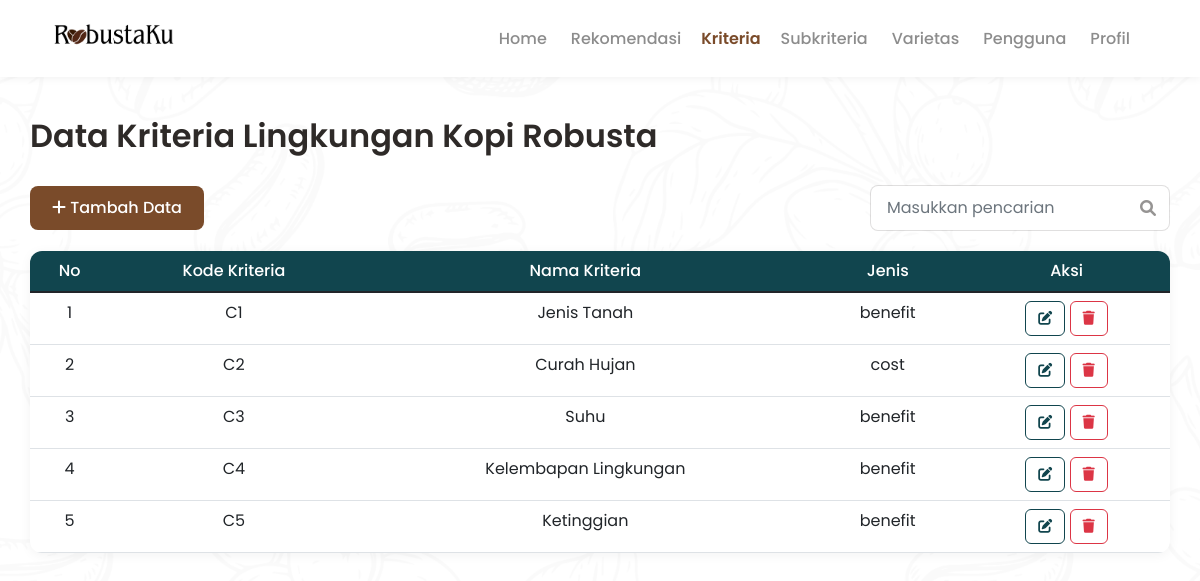
Page /kriteria.php (signed in) on the committed database.
### tables this page shows
CREATE TABLE `kriteria` (
  `id_kriteria` int(11) NOT NULL,
  `kode_kriteria` varchar(20) NOT NULL,
  `nama_kriteria` varchar(50) NOT NULL,
  `jenis_kriteria` set('benefit','cost') NOT NULL
);

### kriteria.php (the view, shortened to what this page needs)
<?php
include "koneksi.php";
$query = mysqli_query($koneksi, "SELECT * FROM kriteria ORDER BY id_kriteria ASC");
?>
<!DOCTYPE html>
<html lang="id">
<head>
    <link href="https://cdn.jsdelivr.net/npm/bootstrap@5.1.3/dist/css/bootstrap.min.css" rel="stylesheet">
    <link rel="stylesheet" href="https://cdnjs.cloudflare.com/ajax/libs/font-awesome/6.0.0/css/all.min.css">
</head>
<body>
    <nav class="navbar navbar-expand-lg navbar-custom">
        <div class="container">
            <div class="brand-wrap">
                <a href="homepage.php"><img src="assets/img/logo.png" alt="RobustaKu Logo"></a>
            </div>
            <div class="collapse navbar-collapse justify-content-end" id="navMenu">
                <ul class="navbar-nav align-items-center me-3">
                    <li class="nav-item"><a class="nav-link unactive" href="homepage.php">Home</a></li>
                    <li class="nav-item"><a class="nav-link unactive" href="rekomendasi.php">Rekomendasi</a></li>
                    <li class="nav-item"><a class="nav-link active" href="kriteria.php">Kriteria</a></li>
                    <li class="nav-item"><a class="nav-link unactive" href="subkriteria.php">Subkriteria</a></li>
                    <li class="nav-item"><a class="nav-link unactive" href="varietas.php">Varietas</a></li>
                    <li class="nav-item"><a class="nav-link unactive" href="pengguna.php">Pengguna</a></li>
                    <li class="nav-item"><a class="nav-link unactive" href="profil.php">Profil</a></li>
                </ul>
            </div>
        </div>
    </nav>
    <div class="container container-content">
        <h2>Data Kriteria Lingkungan Kopi Robusta</h2>
        <div class="d-flex justify-content-between align-items-center mb-3">
            <button class="btn-primary" data-bs-toggle="modal" data-bs-target="#modalTambah">
                <i class="fas fa-plus"></i> Tambah Data
            </button>
            <div class="search-box">
                <input type="text" id="searchInput" class="form-control" placeholder="Masukkan pencarian">
                <i class="fas fa-search"></i>
            </div>
        </div>
        <div class="table-container">
            <table class="table table-hover mb-0" id="dataTable">
                <thead>
                    <tr>
                        <th>No</th>
                        <th>Kode Kriteria</th>
                        <th>Nama Kriteria</th>
                        <th>Jenis</th>
                        <th>Aksi</th>
                    </tr>
                </thead>
                <tbody>
                    <?php
                    $no = 1;
                    while ($data = mysqli_fetch_array($query)) {
                        echo "<tr>
                                <td>{$no}</td>
                                <td>{$data['kode_kriteria']}</td>
                                <td>{$data['nama_kriteria']}</td>
                                <td>{$data['jenis_kriteria']}</td>
                                <td>
                                    <button class='btn-edit' onclick='editData({$data['id_kriteria']}, \"{$data['kode_kriteria']}\", \"{$data['nama_kriteria']}\", \"{$data['jenis_kriteria']}\")'>
                                        <i class='fas fa-edit'></i>
                                    </button>
                                    <button class='btn-hapus' onclick='hapusData({$data['id_kriteria']}, \"{$data['kode_kriteria']}\")'>
                                        <i class='fas fa-trash'></i>
                                    </button>
                                </td>
                              </tr>";
                        $no++;
                    }
                    ?>
                </tbody>
            </table>
        </div>
    </div>
</body>
</html>

### kriteria.php (style rules this page uses)
:root { --robusta-brown: #7a4b2a; --robusta-brown-dark: #6b3f22; --text-dark: #2e2a28; }
html, body { height: 100%; margin: 0; font-family: "Poppins", sans-serif; -webkit-font-smoothing: antialiased; -moz-osx-font-smoothing: grayscale; color: var(--text-dark); background-color: #ffffff; background-image: url('assets/img/coffeepattern.png'); background-repeat: repeat; background-position: center; background-size: 100%; }
.navbar-custom { background: #fff; padding: 14px 0; box-shadow: 0 2px 8px rgba(0,0,0,0.05); }
.navbar .container { max-width: 1140px; }
.brand-wrap { display: flex; align-items: center; gap: 12px; }
.brand-wrap img { width: 140px; height: auto; display: block; }
.nav-link { color: var(--robusta-brown); font-weight: 600; padding: 8px 12px; }
.navbar .nav-link.unactive { color: rgba(0,0,0,0.45); font-weight: 500; padding: 8px 12px; }
.container-content { padding: 40px 0; }
h2 { font-weight: 600; color: var(--text-dark); margin-bottom: 30px; }
.btn-primary { background: var(--robusta-brown); border: none; padding: 10px 22px; border-radius: 8px; font-weight: 500; text-decoration: none; }
.search-box { position: relative; max-width: 300px; }
.search-box input { border-radius: 8px; border: 1px solid rgba(46,42,40,0.15); padding: 10px 40px 10px 16px; width: 100%; }
.search-box i { position: absolute; right: 14px; top: 50%; transform: translateY(-50%); color: rgba(46,42,40,0.5); }
.table-container { background: #fff; border-radius: 12px; box-shadow: 0 2px 12px rgba(0,0,0,0.05); overflow: hidden; margin-top: 20px; }
table { margin: 0; }
thead { background: #11454E; color: #fff; }
thead th { font-weight: 500; padding: 16px; border: none; text-align: center; }
tbody td { padding: 14px 16px; vertical-align: center; text-align: center; }
tbody tr { padding: 14px 16px; vertical-align: center; }
.btn-edit { background: transparent; border: 1px solid #11454E; color: #11454E; padding: 6px 12px; border-radius: 6px; font-size: 14px; cursor: pointer; }
.btn-hapus { background: transparent; border: 1px solid #dc3545; color: #dc3545; padding: 6px 12px; border-radius: 6px; font-size: 14px; cursor: pointer; }

### rows in the picture
kriteria: kode_kriteria "C1", nama_kriteria "Jenis Tanah", jenis_kriteria "benefit"
kriteria: kode_kriteria "C2", nama_kriteria "Curah Hujan", jenis_kriteria "cost"
kriteria: kode_kriteria "C3", nama_kriteria "Suhu", jenis_kriteria "benefit"
kriteria: kode_kriteria "C4", nama_kriteria "Kelembapan Lingkungan", jenis_kriteria "benefit"
kriteria: kode_kriteria "C5", nama_kriteria "Ketinggian", jenis_kriteria "benefit"
